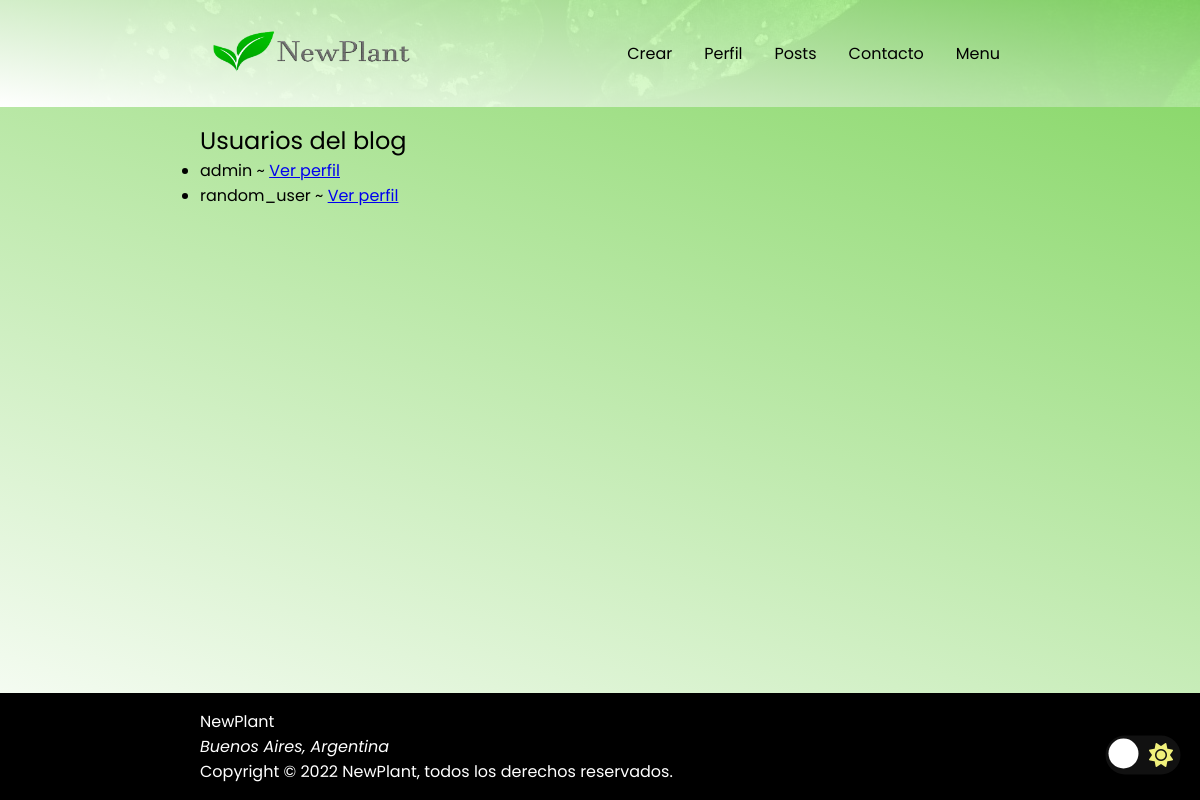
Page /usuarios (signed in) on the earlier database version.
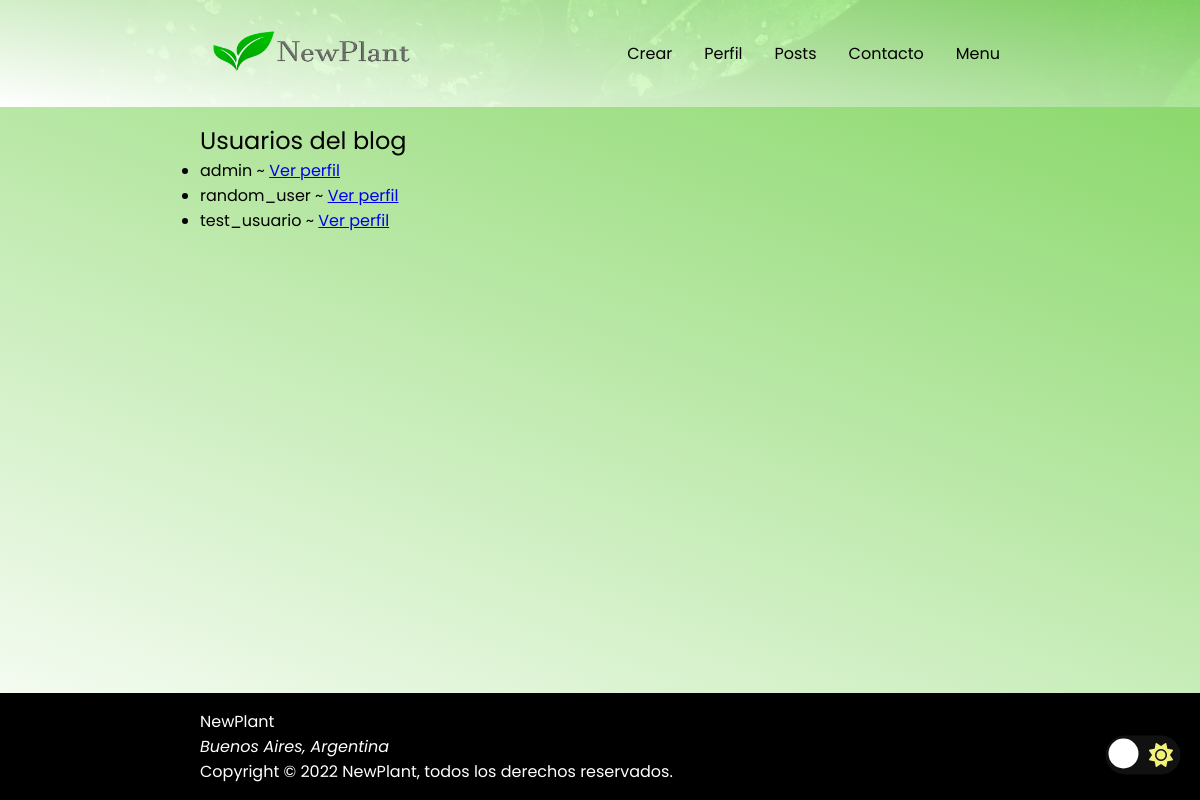
Same page on the later database version.
### app/app.py (models this page shows, shortened)
class User(UserMixin, db.Model):
    __tablename__ = 'Users'
    id = db.Column(db.Integer, primary_key=True, unique=True)
    username = db.Column(db.String(64), unique=True)
    email = db.Column(db.String(120), unique=True)
    password = db.Column(db.String(128))
    admin = db.Column(db.Boolean, default=False)
    likes = db.relationship('Post', secondary=Favorites, backref='user', lazy='dynamic')

### app/app.py (the view)
@app.route('/usuarios')
@login_required
def users():
    all_users = User.query.all()
    return render_template('users.html', list_users=all_users)

### app/app.py (called while the page is built)
@login.user_loader
def load_user(id):
    return User.query.get(int(id))

### app/templates/users.html (shortened to what this page needs)
{% extends "./layout.html" %}
{% block main %}
<h2 class="title title--normal">Usuarios del blog</h2>
<div class="container">
  <ul>
    {% for user in list_users %}
    <li>{{user.username}} ~ <a href="{{url_for('profile', user_id=user.id)}}">Ver perfil</a></li>
    {% endfor %}
  </ul>
</div>
{% endblock %}

### app/templates/layout.html (shortened to what this page needs)
<!DOCTYPE html>
<html lang="en">
<head>
  <link rel="stylesheet" href="{{ url_for('static', filename='css/layout.css') }}">
  <link rel="stylesheet" href="{{ url_for('static', filename='css/alerts.css') }}">
  <link rel="stylesheet" href="{{ url_for('static', filename='css/dark.css') }}">
  <link rel="stylesheet" href="https://cdnjs.cloudflare.com/ajax/libs/font-awesome/6.2.1/css/all.min.css"
 />
</head>
<body>
  <header>
    <nav class="navbar">
      <a href="{{url_for('index')}}"><img class="navbar__link" href="{{url_for('index')}}" src="../static/img/logo.png" alt=""></a>
        <ul class="navbar__list">
          {% if current_user.admin %}
          <li><a class="navbar__link" href="{{ url_for('create') }}">Crear</a></li>
            <li><a class="navbar__link" href="{{ url_for('profile', user_id=current_user.id) }}">Perfil</a></li>
            {% endif %}
          <li><a class="navbar__link" href="{{ url_for('contents') }}">Posts</a></li>
          <li><a class="navbar__link" href="{{ url_for('contact') }}">Contacto</a></li>
        <li onclick="toggleMenu()"><a class="navbar__link" href="#">Menu</a></li>
      </ul>
    </nav>
  </header>
  <main>
    {% block main %}
    {% endblock %}
  </main>
  <footer class="footer">
    <p>NewPlant</p>
    <address>
      <p>Buenos Aires, Argentina</p>
    </address>
    <p>Copyright &copy; 2022 NewPlant, todos los derechos reservados.</p>
  </footer>
  <div class="toggle">
    <label for="checkbox" class="toggle__label">
      <i class="fas fa-sun"></i>
      <div class="toggle__ball">
    </label>
  </div>
</body>
</html>

### app/static/css/layout.css (style rules this page uses)
*, *:before, *:after { box-sizing: border-box; margin: 0; padding: 0; }
:root { --primary: #000000; }
html { scroll-behavior: smooth; background-color: rgb(28, 63, 8); }
body { background: linear-gradient(20deg, rgb(255, 255, 255), #96f571d2 ); color: var(--primary); display: flex; flex-direction: column; font-family: 'Poppins', sans-serif; min-height: 100vh }
main { margin: 0 1rem 0 1rem; flex: 1; }
@media only screen and (min-width: 769px) { main { margin: 0 12.5rem 0 12.5rem; } }
.footer { background-color: #000; color: #fff; padding: 1rem; text-align: left; display: flex; flex-direction: column; justify-content: center; }
@media only screen and (min-width: 769px) { .footer { padding: 1rem 12.5rem; } }
.navbar { background: linear-gradient(10deg, rgb(255, 255, 255), #96f571d2), url('../img/hero.jpg'); color: #fff; display: flex; justify-content: space-between; align-items: center; min-height: 8vh; padding: 0 1rem; position: relative; }
@media only screen and (min-width: 769px) { .navbar { padding: 0 12.5rem; } }
.navbar__link { width: 220px; height: 100px; text-decoration: none; color: #000; }
.navbar__list { display: flex; align-items: center; column-gap: 2rem; list-style-type: none; }
.container { width: 100%; display: flex; max-width: 1100px; }
.title { padding-top: 1rem; }
.title--normal { font-weight: 400; }

### app/static/css/alerts.css (style rules this page uses)
.toggle { position: fixed; bottom: 2rem; right: 2rem; display: flex; justify-content: center; align-items: center; transition: 0.5s; }
.toggle__label { width: 50px; height: 26px; background-color: #111; display: flex; border-radius: 50px; align-items: center; justify-content: space-between; padding: 5px; position: relative; transform: scale(1.5); }
.toggle__ball { width: 20px; height: 20px; background-color: white; position: absolute; top: 2px; left: 2px; border-radius: 50%; transition: transform 0.2s linear; }

### app/static/css/dark.css (style rules this page uses)
:root { --primary-dark: #ebebeb; }
.fa-sun { color: rgb(240, 240, 123); }

Differences in the rows shown:
added User: username "test_usuario"
